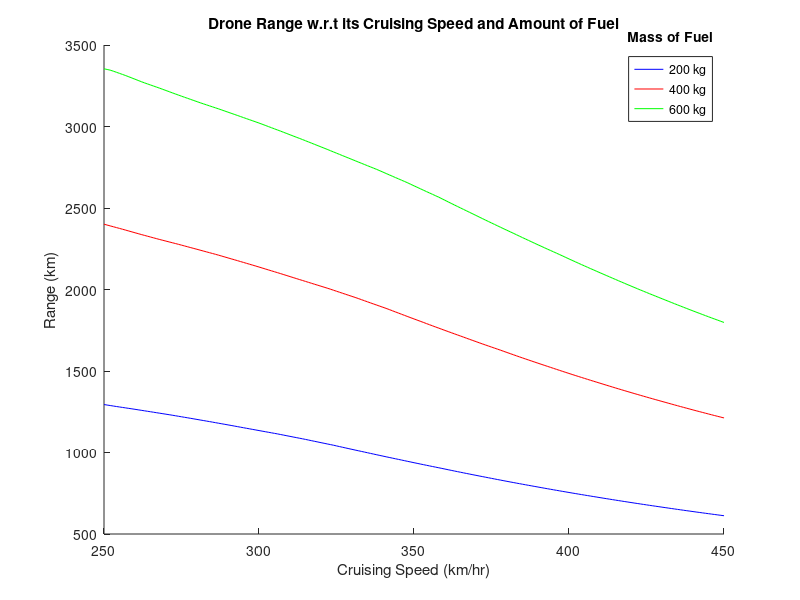

MATLAB code to generate this figure:
clear;clc;close all

m_aircraft = 1600;              % kg; mass of aircraft without fuel & equipment
eff_actual_cycle = 0.430218;    % efficiency of actual cycle
m_fuel = [200 400 600];         % kg; mass of fuel
H_ethane = 47484;               % kJ/kg; heating value for ethane
g = 9.8;                        % m/s^2
v = (250:450);                  % km/hr; cruising speed of drone
rho_air = 1.007;                % kg/m^3; density of air at 2000 m altitude
A = 10;                         % m^2; planform area of UAV wing

load coefficients_chart
alpha = coefficients_chart(:,1);   % selects every value in the column for angle of attack alpha
C_L = coefficients_chart(:,2);     % selects every value in the column for coeff of lift
C_D = coefficients_chart(:,3);     % selects every value in the column for coeff of drag

for i = 1:length(m_fuel)
    Q_released = m_fuel(i)*(H_ethane*1000);        % J; or kg*m^2/s^2; amount of energy from combustion
    lift = (m_fuel(i) + m_aircraft)*g;             % Newtons; or kg*m/s^2
    
    for j = 1:length(v)
        coeff_L(i,j) = (2*lift)/(rho_air*A*(v(j)/3.6).^(2));  % units cancel - checked;
        alpha_actual(i,j) = interp1(C_L,alpha,coeff_L(i,j));    % degrees; corresponds to the alpha for the given C_L in the table
        coeff_D(i,j) = interp1(alpha,C_D,alpha_actual(i,j));    % corresponds to the C_D for the given alpha in the table
        drag(i,j) = 0.5*rho_air*A*(v(j)^2)*coeff_D(i,j);        % Newtons; or kg*m/s^2
        range(i,j) = ((Q_released*eff_actual_cycle)./drag(i,j))/1000;  % kilometers
    end
end

hold on
plot(v,range(1,:),'b')  %   plotted seperately only so i could choose the colors
plot(v,range(2,:),'r')  %   could be plotted easier with plot(v,range)
plot(v,range(3,:),'g')
title('Drone Range w.r.t its Cruising Speed and Amount of Fuel')
xlabel('Cruising Speed (km/hr)')
ylabel('Range (km)')
legend('200 kg','400 kg','600 kg')
leg = legend('show');       %   adds a title to the legend
title(leg,'Mass of Fuel')   %   adds a title to the legend
